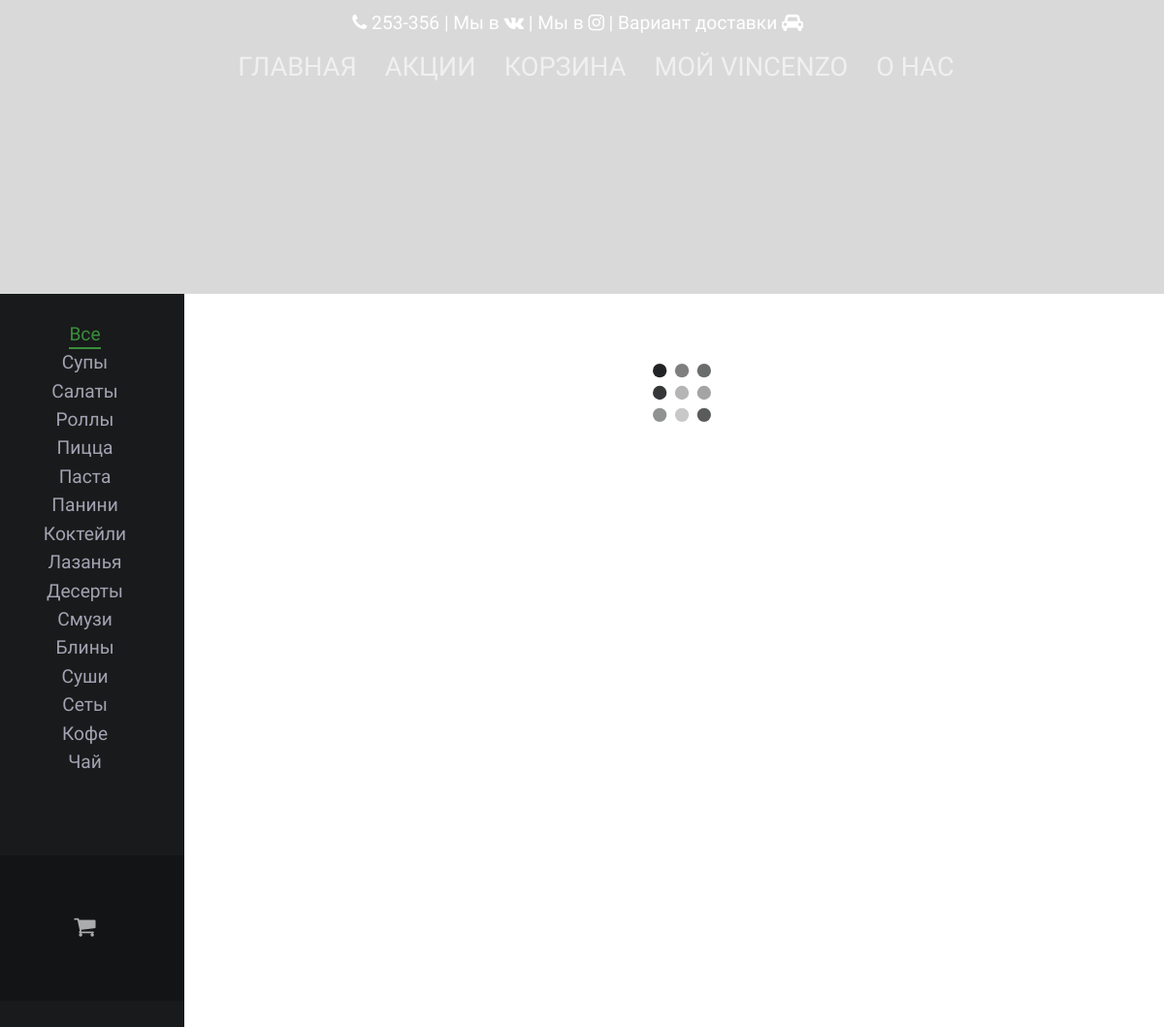
The page / on the database its author committed.
### app/models.py (models this page shows, shortened)
class Category(db.Model):
    id = db.Column(db.Integer, primary_key=True)
    category_name = db.Column(db.String(50))
    alias = db.Column(db.String(50))
    sous = db.Column(db.Boolean, default=False)
    cafe = db.Column(db.Boolean, default=True)

### app/views.py (the view, shortened to what this page needs)
@app.route('/')
def index():
    select_sale = Sale.query.all()
    delivery = request.cookies.get('delivery')
    if current_user.id is None:
        select_category = Category.query.all()
        all_items = db.session.query(Items, Category).join(Category, Items.category_id == Category.id).all()
        return render_template("page.html", type=select_category, sales=select_sale,
                               delivery=delivery, items=all_items,
                               title="Vincenzo")

### app/views.py (called while the page is built)
def filter_shuffle(seq):
    try:
        result = list(seq)
        random.shuffle(result)
        return result
    except:
        return seq

@app.before_request
def before_request():
    delivery = request.cookies.get('delivery')
    if delivery == "deliveryincafe":
        g.deliverymethod = u"В кафе"
        g.global_sale = 0
    elif delivery == "deliverymyself":
        g.deliverymethod = u"Самовывоз"
        g.global_sale = 10
    elif delivery == "deliveryinhome":
        g.deliverymethod = u"Доставка на дом"
        g.global_sale = 0
    else:
        g.deliverymethod = u"Доставка на дом"
        g.global_sale = 0
    g.delivery = delivery
    g.user = current_user

### app/templates/page.html (shortened to what this page needs)
{% extends "base.html" %}
{% block head %}
    <link rel="stylesheet" type="text/css"
          href="{{ url_for('static', filename='fonts/pixelfabric-clothes/style.css') }}"/>
    <link rel="stylesheet" type="text/css"
          href="https://maxcdn.bootstrapcdn.com/font-awesome/4.5.0/css/font-awesome.min.css">
          rel='stylesheet' type='text/css'> {% endblock %} {% block navigation %}
    <div class="container index_page">
        <div class="row">
            <div class="contacts-top">
                <a class="phone-top" href="tel:253-356"><i class="fa fa-phone"></i> 253-356</a> |
                <a href="https://vk.com/nv_pizza">Мы в <i class="fa fa-vk"></i></a> |
                <a href="https://www.instagram.com/sir_vincenzo/">Мы в <i class="fa fa-instagram"></i></a> |
                <a href="#" onclick='$("#select_delivery").nifty("show");'>Вариант доставки <i
                        class="fa fa-car"></i></a>
            </div>
        </div>
        <div class="row">
            <ul id="menu">
                <li><a href="{{ url_for('index') }}">Главная</a></li>
                <li><a href="{{ url_for('sales') }}">Акции</a></li>
                <li><a class="showCart" href="#">Корзина</a></li>
                <li><a href="#!">Мой Vincenzo</a>
                </li>
                <li><a href="{{ url_for('about_us') }}">О нас</a></li>
            </ul>
        </div>
    </div>
{% endblock %} {% block slider %}
    <div id="owl-demo" class="owl-carousel">
        {% for sale in sales %}
            <div><a href="{{ url_for('one_sale',sale_id=sale.id) }}"><img
                    src="{{ url_for('static',filename='upload/'+sale.img) }}"></a></div>
        {% endfor %}
    </div>
{% endblock %} {% block body %}
    <div class="row" id="allCatalog" style="position: relative;">
        <div id="bar" class="bar col-sm-2 col-md-2">
            <div class="filter">
                <button id="fulls" class="action filter__item filter__item--selected" data-filter="*">Все</button>
                <br> {% for field in type %}
                <button class="action filter__item" data-filter=".{{ field.alias }}"><span
                        class="action__text">{{ field.category_name }}</span></button>
                <br> {% endfor %}
                <button class="action filter__item" onclick="    $.cookie('localLinkClicked', true)
;window.location.href='/tea'"> <span
                        class="action__text"> Чай</span></button>
            </div>
            <button class="cart">
                <i class="cart__icon fa fa-shopping-cart"></i>
            </button>
        </div>
        <div class="view col-sm-10 col-md-10 ">
            <section class="grid grid--loading">
                <img class="grid__loader" src="{{ url_for('static',filename='img/grid.svg') }}" width="60"
                     alt="Loader image"/>
                <div class="grid__sizer"></div>
            </section>
        </div>
    </div>
{% endblock %}

### rows shown on the page
Category: category_name "Супы"
Category: category_name "Салаты"
Category: category_name "Роллы"
Category: category_name "Пицца"
Category: category_name "Паста"
Category: category_name "Панини"
Category: category_name "Коктейли"
Category: category_name "Лазанья"
Category: category_name "Десерты"
Category: category_name "Смузи"
Category: category_name "Блины"
Category: category_name "Суши"
Category: category_name "Сеты"
Category: category_name "Кофе"
